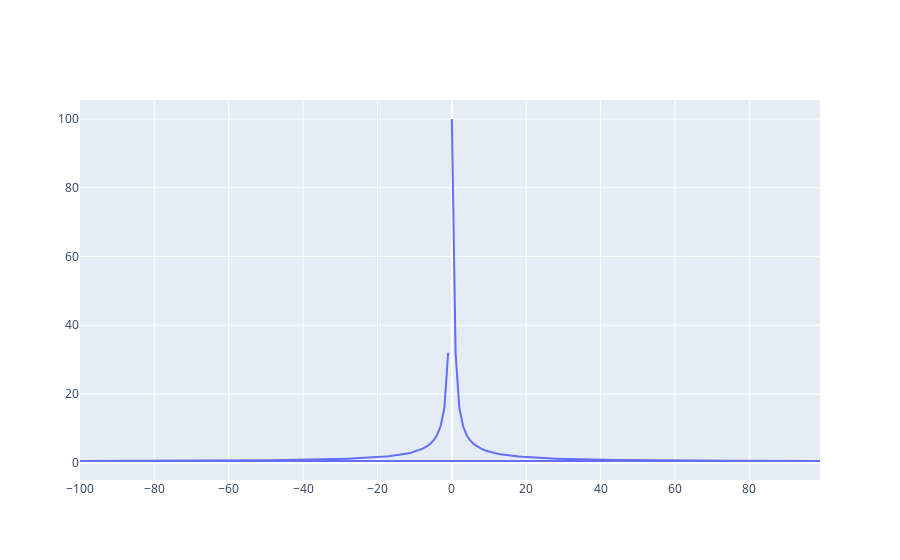

Notebook source saved alongside this figure:
### Code cell
fig = go.Figure(go.Scatter(x=fp.k, y=np.abs(fp_momentum)))
fig.show()

### Figure 1 — Plotly figure (JSON) as saved in the notebook; plotly's stock layout.template omitted (floating-point values rounded to 4 significant figures; data arrays with more than 128 entries replaced by an {"elided": "..."} marker saying what was removed)
{"data": [{"type": "scatter", "x": {"elided": "200 int values"}, "y": {"elided": "200 float values"}}], "layout": {"autosize": true, "xaxis": {"autorange": true, "range": [-100, 99], "type": "linear"}, "yaxis": {"autorange": true, "range": [-5.025, 105.5], "type": "linear"}}}
